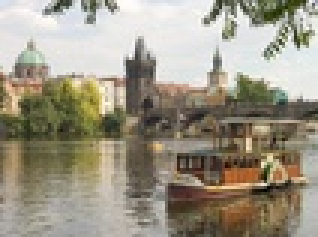
%> input picture inputSeamCarvingPrague.jpg, 106 x 79 px, shrunk from 640 x 480 before the run (shown 3 times larger)
$ octave seam_carving_decrease_width.m   (GNU Octave 9; MATLAB toolbox functions it lacks are replaced by stand-ins)
%> lines starting %> are read from the running program, lines starting %| are printed output that depends on the picture
%> further down, prague is the input picture: size 79x106x3 uint8; mean R, G, B 156.5, 149.7, 132.7
### energy_img.m
% compute the gradient magnituede
function energyImg  = energy_img(img)
img_gray = rgb2gray(img);
[x,y] = imgradientxy(img_gray);   % compute the x and y-directional gradienst
[energyImg ,~] = imgradient(x,y);

### cumulative_min_energy_map.m
% [45 lines of commented-out code are left out]


function cumulativeEnergyMap = cumulative_min_energy_map(energyImg,seamDirection)
[numRow,numCol] = size(energyImg);

if(strcmp(seamDirection, 'HORIZONTAL'))
    horizontal_map = zeros(numRow,numCol);   %initialize to all zeros
    first_column = energyImg(:,1);
    horizontal_map(:,1) = first_column;    %initialize the first row value

    for i=2:numCol
       for j=1:numRow
           if (j==1)
               horizontal_map(j,i)= energyImg(j,i) + min(horizontal_map(j,i-1),horizontal_map(j+1,i-1));
           elseif(j==numRow)
               horizontal_map(j,i)= energyImg(j,i) + min(horizontal_map(j-1,i-1),horizontal_map(j,i-1));
           else
               horizontal_map(j,i)= energyImg(j,i) + min(horizontal_map(j-1,i-1),min(horizontal_map(j,i-1),horizontal_map(j+1,i-1)));
           end
       end
    end
    cumulativeEnergyMap = horizontal_map;
elseif(strcmp(seamDirection, 'VERTICAL'))
    vertical_map = zeros(numRow,numCol);   %initialize to all zeros
    first_row = energyImg(1,:);
    vertical_map(1,:) = first_row;    %initialize the first row value

    for i=2:numRow
       for j=1:numCol
           if (j==1)
               vertical_map(i,j)= energyImg(i,j) + min(vertical_map(i-1,j),vertical_map(i-1,j+1));
           elseif(j==numCol)
               vertical_map(i,j)= energyImg(i,j) + min(vertical_map(i-1,j-1),vertical_map(i-1,j));
           else
               vertical_map(i,j)= energyImg(i,j) + min(vertical_map(i-1,j-1),min(vertical_map(i-1,j),vertical_map(i-1,j+1)));
           end
       end
    end
    cumulativeEnergyMap = vertical_map;
end

### find_vertical_seam.m
function verticalSeam = find_vertical_seam(cumulativeEnergyMap)
[rowNum,colNum] = size(cumulativeEnergyMap);
[~,colInd] = min(cumulativeEnergyMap(end,:));  % find the minimum pixel in the last row and its index
verticalSeam = zeros(1,rowNum);   % intialize the vertical seam
verticalSeam(1,rowNum) = colInd;   % the column index for last row

s1 = Inf;
s2 = Inf;
s3 = Inf;

for i=rowNum:-1:2
    if colInd - 1 > 0
        s1 = cumulativeEnergyMap(i - 1, colInd - 1);
    end
    if colInd + 1 <= colNum
        s2 = cumulativeEnergyMap(i - 1, colInd + 1);
    end

    s3 = cumulativeEnergyMap(i - 1, colInd);

    if s1 < min(s2, s3)
        colInd = colInd - 1;
        verticalSeam(1, i - 1) = colInd;
    elseif s2 < min(s1, s3)
        colInd = colInd + 1;
        verticalSeam(1, i - 1) = colInd;
    else
        verticalSeam(1, i - 1) = colInd;
    end

    s1 = Inf;
    s2 = Inf;
    s3 = Inf;
end

### decrease_width.m
function [reducedColorImg,reducedEnergyImg] = decrease_width(im,energyImg)
cumulativeEnergyMap = cumulative_min_energy_map(energyImg,'VERTICAL');
ver_seam = find_vertical_seam(cumulativeEnergyMap);
[rowNum,colNum] = size(energyImg);

reducedColorImg(:,:,1:3) = zeros(rowNum,colNum-1,3);    % initialize 3D and 2D matrix with shortter width
reducedEnergyImg = zeros(rowNum,colNum-1);

for i=1:rowNum
    img_row_ch1 = im(i,:,1);
    img_row_ch2 = im(i,:,2);
    img_row_ch3 = im(i,:,3);
    energy_row = energyImg(i,:);

    remove_colInd = ver_seam(1,i);

    img_row_ch1(remove_colInd)=[];   % remove the column pixel in every vector
    img_row_ch2(remove_colInd)=[];
    img_row_ch3(remove_colInd)=[];
    energy_row(remove_colInd)=[];

    reducedColorImg(i,:,1) = img_row_ch1; % update to return matrixs
    reducedColorImg(i,:,2) = img_row_ch2;
    reducedColorImg(i,:,3) = img_row_ch3;
    reducedEnergyImg(i,:) = energy_row;
end
reducedColorImg = uint8(reducedColorImg);

### seam_carving_decrease_width.m
prague = imread('inputSeamCarvingPrague.jpg');
energyImg = energy_img(prague);

for i=1:100
    [prague,energyImg] = decrease_width(prague,energyImg);
    energyImg = energy_img(prague);
end
%> this loop made 100 passes
%> pass 1, in cumulative_min_energy_map, `cumulativeEnergyMap = vertical_map;`:
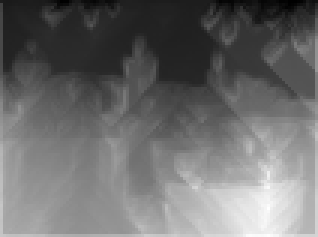
%> cumulativeEnergyMap: size 79x106 double (shown 3 times larger); min 231.5, max 6412.3, mean 2880.8; drawn with min black and max white
%> pass 1, in energy_img (call 2), `img_gray = rgb2gray(img);`:
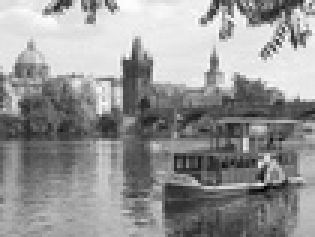
%> img_gray: size 79x105 uint8 (shown 3 times larger); min 3, max 255, mean 149.5

imwrite(prague, 'outputReduceWidthPrague.png');
imagesc(prague);


second picture
%> (this line was passed over: second is not available in this run)

mall = imread('inputSeamCarvingMall.jpg');
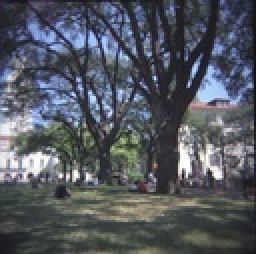
%> input picture inputSeamCarvingMall.jpg, 128 x 127 px, shrunk from 775 x 769 before the run (shown 2 times larger)
%> mall is the input picture: size 127x128x3 uint8; mean R, G, B 83.7, 88.3, 96.3
energyImg = energy_img(mall);
%> energyImg: size 127x128 double

for i=1:100
    [mall,energyImg] = decrease_width(mall,energyImg);
    energyImg = energy_img(mall);
end
%> this loop made 100 passes
%> pass 1, in cumulative_min_energy_map (call 61), `cumulativeEnergyMap = vertical_map;`:
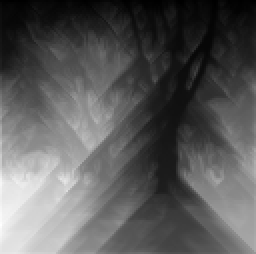
%> cumulativeEnergyMap: size 127x128 double (shown 2 times larger); min 113.1, max 8385.3, mean 3057.1; drawn with min black and max white
%> pass 1, `[mall,energyImg] = decrease_width(mall,energyImg);`:
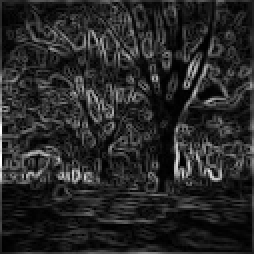
%> energyImg: size 127x127 double (shown 2 times larger); min 0, max 947.1, mean 146.2; drawn with min black and max white
%> pass 1, in energy_img (call 63), `img_gray = rgb2gray(img);`:
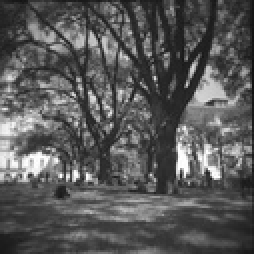
%> img_gray: size 127x127 uint8 (shown 2 times larger); min 14, max 255, mean 88.2

imwrite(mall, 'outputReduceWidthMall.png');
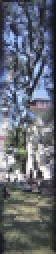
%> saved as outputReduceWidthMall.png: size 127x28x3 uint8 (shown 2 times larger); mean R, G, B 100.6, 105.7, 115.6
imagesc(mall);
